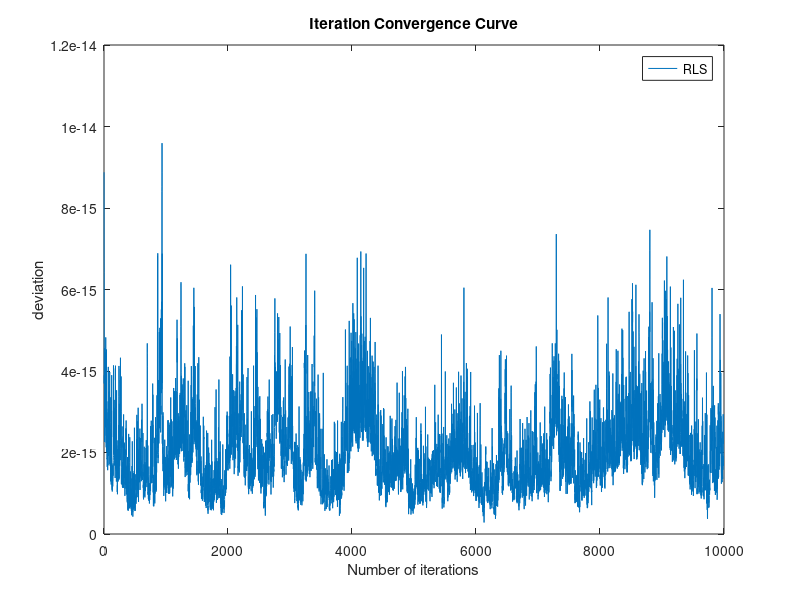

Here is the MATLAB script that generated this plot:
%% RLS: function description
function output = RLS()
	m = 10000;
	n = 10;
	A = randn(m, n);
	xAssert = randn(n, 1);
	b = A * xAssert;

	myPlotX = 1 : m - n;
	myPlotY = zeros(1, m - n);

	Am = A(1:10, :);
	bm = b(1:10);

	xm = (Am' * Am) \ (Am' * bm);

	for i = n + 1 : m
		Gm = Am' * Am;
		a_mplus1 = A(i, :)';
		M_mplus1 = 1 + a_mplus1' / Gm * a_mplus1;
		b_mplus1 = b(i);
		xm = xm + (Gm \ a_mplus1) / M_mplus1 * (b_mplus1 - a_mplus1' * xm);

		myPlotY(i - n) = pdist([xAssert'; xm'], 'euclidean');
	end

	plot(myPlotX, myPlotY);
	title('Iteration Convergence Curve');
    xlabel('Number of iterations');
    ylabel('deviation');
    legend('RLS');
	output = xm;

